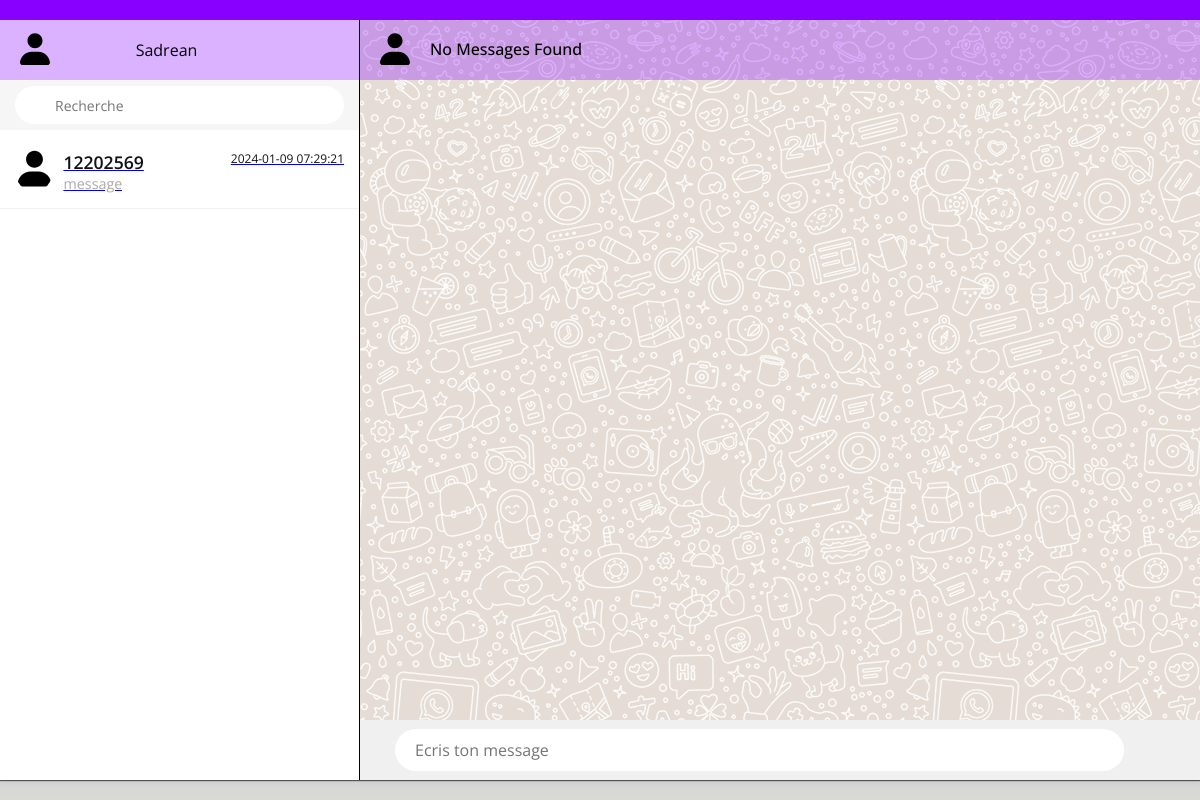
/ (signed in), run on an earlier commit of the app's database.
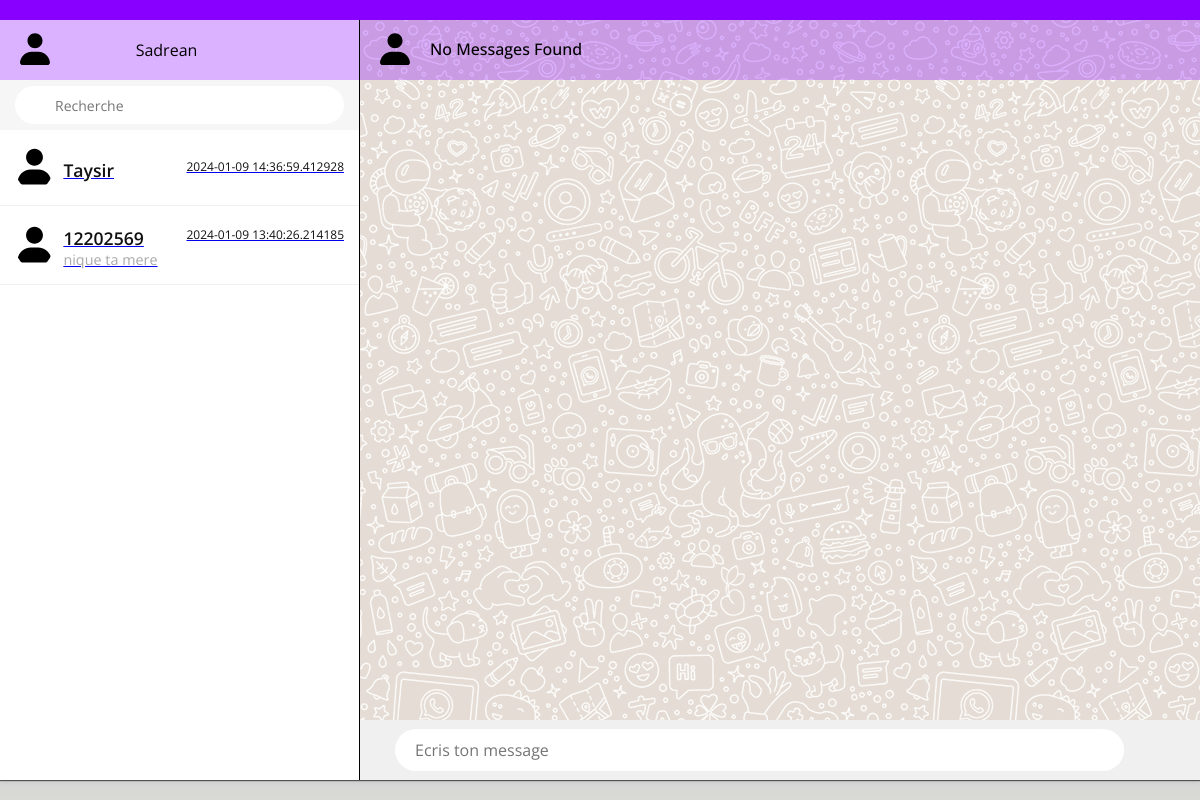
And on a later commit of the database.
### website/models.py (models this page shows)
class User(db.Model, UserMixin):
  id = db.Column(db.Integer, primary_key=True)
  email = db.Column(db.String(50), unique=True, nullable=False)
  login = db.Column(db.String(30), unique=True, nullable=False)
  password = db.Column(db.String(20), nullable=False)
  name = db.Column(db.String(20), nullable=False)
  profil = db.Column(db.String(250))
  message = db.relationship('Message')  # pas compris l'utilité
  confirmed = db.Column(db.Boolean, default=False)
  token = db.Column(db.String(100))
  friends = db.relationship('Friend', foreign_keys='Friend.user_id', backref='user', lazy=True)

class Chat(db.Model):
  chat_id = db.Column(db.Integer, primary_key=True)
  chat_name = db.Column(db.String(100))
  is_group = db.Column(db.Boolean, default=False) # a voir si c'est utile

### website/views.py (the view)
@views.route('/')
@login_required
def home():
    from sqlalchemy import text, create_engine
    from sqlalchemy.orm import sessionmaker
    engine = create_engine('sqlite:///instance/database.db')
    Session = sessionmaker(bind=engine)
    session = Session()
    user_id = current_user.id
    query = text("""
        SELECT chat.chat_id AS chat_chat_id, chat.chat_name AS chat_chat_name, message.text AS message_text, message.date AS message_date
        FROM chat
        JOIN chat_member ON chat_member.chat_id = chat.chat_id
        JOIN user ON user.id = chat_member.user_id
        LEFT OUTER JOIN (
            SELECT message.chat_id AS chat_id, max(message.date) AS max_date
            FROM message GROUP BY message.chat_id
        ) AS anon_1 ON anon_1.chat_id = chat.chat_id
        LEFT OUTER JOIN message ON message.chat_id = chat.chat_id AND message.date = anon_1.max_date
        WHERE user.id = :user_id
        ORDER BY CASE WHEN message_date IS NULL THEN 0 ELSE 1 END, message_date DESC;
    """)
    user_chats = session.execute(query, {"user_id": user_id})
    chat_members_dict = {}
    for chat in user_chats:
        chat_id = chat[0]
        query_members = text("""
            SELECT user.id, user.name
            FROM user
            JOIN chat_member ON chat_member.user_id = user.id
            WHERE chat_member.chat_id = :chat_id
        """)
        members = session.execute(query_members, {"chat_id": chat_id}).all()
        chat_members_dict[chat_id] = members
    user_chats = session.execute(query, {"user_id": user_id})
    chat_id = request.args.get('chat_id')
    chat_messages = None
    if chat_id:
        chat_messages = Message.query.filter_by(chat_id=chat_id).order_by(Message.date.asc()).all()
    session.close()
    messages = SESSION.pop('sorted_messages', None)
    currentUserName = User.query.filter_by(id=current_user.id).first().name
    if messages:
        if 'Receiver' in messages[0]:
            receiverName = messages[0]['Receiver']
            print(receiverName)
        else:
            receiverName = 'No Receiver Found'
    else:
        receiverName = 'No Messages Found'
    return render_template('page_accueil.html',
                            chat_messages=chat_messages,
                            user=current_user,
                            currentUserName=currentUserName,
                            username = receiverName,
                            chats=user_chats.all(),
                            chat_members=chat_members_dict,
                            history=messages)

### website/templates/page_accueil.html (shortened to what this page needs)
<!DOCTYPE html>
<html lang="fr">
<head>
    <link rel="stylesheet" href="../static/CSS/page_acuuel.css">
</head>
<body>
    <div class="container">
        <div class="leftside">
            <div class="header">
                <div class="user">
                    <img src="../static/Image/user.svg" class="cover">
                </div>
                <p>{{ user.name }}</p>
            </div>
            <div class="search_chat">
                <div>
                    <input type="text" placeholder="Recherche">
                </div>
            </div>
            <div class="chatlist">
                {% for chat in chats %}
                <a href="{{ url_for('message.getChatDetails', chat_id=chat[0]) }}">
                        <div class="block">
                            <div class="imgbx">
                                <img src="../static/Image/user.svg" class="cover">
                            </div>
                            <div class="details">
                                <div class="listHead">
                                    <h4>{% if chat[0] in chat_members %}
                                        {% if user.id == chat_members[chat[0]][0][0] %}
                                            <p>{{ chat_members[chat[0]][1][1] }}</p>
                                        {% else %}
                                            <p>{{ chat_members[chat[0]][0][1] }}</p>
                                        {% endif %}
                                        {% endif %}
                                    </h4>
                                    <p class="time">{% if chat[3] %}{{chat[3]}}{% else %}Inconnu {% endif %}</p>
                                </div>
                                <div class="message_p">
                                    <p>{% if chat[2] %}{{ chat[2] }}{% else %}Aucun message{% endif %}</p>
                                </div>
                            </div>
                        </div>
                    </a>
                {% endfor %}
            </div>
        </div>
        <div class="rightside">
            <div class="header">
                <div class="imgtext">
                    <div class="user1">
                        <img src="../static/Image/user.svg" class="cover">
                    </div>
                    <h4>  {{username}} </h4>
                </div>
            </div>
            <div class="chatbox">
            </div>
            <form method="POST" action="{{ url_for('message.send_message') }}">
                <div class="chatbox_input">
                    <input type="text" name="message" placeholder="Ecris ton message">
                    <button type="submit" name="submit"></button>
                </div>
            </form>
        </div>
    </div>
</body>
</html>

### website/static/CSS/page_acuuel.css (style rules this page uses)
* { margin: 0; padding: 0; box-sizing: border-box; font-family: 'Open Sans',sans-serif; }
body { display: flex; justify-content: center; align-items: center; min-height:100vh ; background: linear-gradient( #8800FF,#8800FF 130px,#d9dbd5); }
.container { position: relative; width: 1396px; max-width: 100%; height: calc(100vh - 40px); background: grey; box-shadow: 0 1px 1px 0 rgba(0, 0, 0, 0.6), 0 2px 5px 0 rgba(0,0,0,0.06); display: flex; }
.container .leftside { position: relative; flex: 30%; background: #fff; border-right: 1px solid rgba(0, 0, 0, 2); }
.container .rightside { position: relative; flex: 70%; background: #e5ddd5; }
.container .rightside::before { content: ''; position: absolute; top: 0; left: 0; width: 100%; height: 100%; background: url(../Image/fond.png); }
.header { position:relative; width: 100%; height: 60px; background: #8800ff4d; display: flex; justify-content: space-between; align-items: center; padding: 0 15px; }
.user { position: relative; width:40px; height: 40px; overflow: hidden; border-radius: 50%; }
.user1 { position: relative; width:40px; height: 40px; overflow: hidden; border-radius: 50%; }
.cover { position: absolute; top: 0; left: 0; width: 100%; height: 100%; object-fit: cover; }
.search_chat { position: relative; width: 100%; height: 50px; background: #f6f6f6; display: flex; justify-content: center; align-items: center; padding: 0 15px; }
.search_chat div { width: 100%; }
.search_chat div input { width: 100%; outline: none; border: none; background:#fff; padding: 6px; height: 38px; border-radius: 30px; font-size: 14px; padding-left: 40px; }
.chatlist { position: relative; height: calc(100% - 110px); overflow: auto; }
.chatlist .block { position: relative; width: 100%; display: flex; justify-content: center; align-items: center; padding: 15px; border-bottom: 1px solid rgba(0,0,0,0.06); cursor: pointer; }
.chatlist .block .imgbx { position: relative; width: 45px; min-height: 45px; overflow: hidden; border-radius: 50%; margin-right: 10px; }
.chatlist .block .details { position: relative; width: 100%; }
.chatlist .block .details .listHead { display: flex; justify-content: space-between; margin-top: 5px ; }
.chatlist .block .details .listHead h4 { font-size: 1.1em; font-weight: 600; color: #111; }
.chatlist .block .details .listHead .time { font-size: 0.75em; color: #aaa; }
.chatlist .block .details .listHead .time { color: #111; }
.message_p { display: flex; justify-content: space-between; align-items: center; }
.message_p p { color: #aaa; display: -webkit-box; -webkit-line-clamp: 1; font-size: 0.9em; -webkit-box-orient: vertical; overflow: hidden; text-overflow:ellipsis ; }
.imgtext { position: relative; display: flex; justify-content: center; align-items: center; }
.imgtext h4 { font-weight: 500; line-height: 1.2em; margin-left: 15px; }
.chatbox { position: relative; width: 100%; height: calc(100% - 120px); padding: 50px; overflow: auto; }
.chatbox_input { position: relative; width: 100%; height: 60px; background: #f0f0f0; padding: 15px; display: flex; justify-content: space-between; align-items: center; }
.chatbox_input input { position: relative; width: 90%; margin: 0 20px; padding: 10px 20px; border: none; outline: none; border-radius: 30px; font-size: 1em; }

What changed in the data, as far as the page shows it:
added Chat: chat "2024-01-09 14:36:59.412928"
added User: name "Taysir"
computed for Chat (number 2 of 2 on the later page): chat "2024-01-09 07:29:21" → "2024-01-09 13:40:26.214185"; chat "message" → "nique ta mere"
